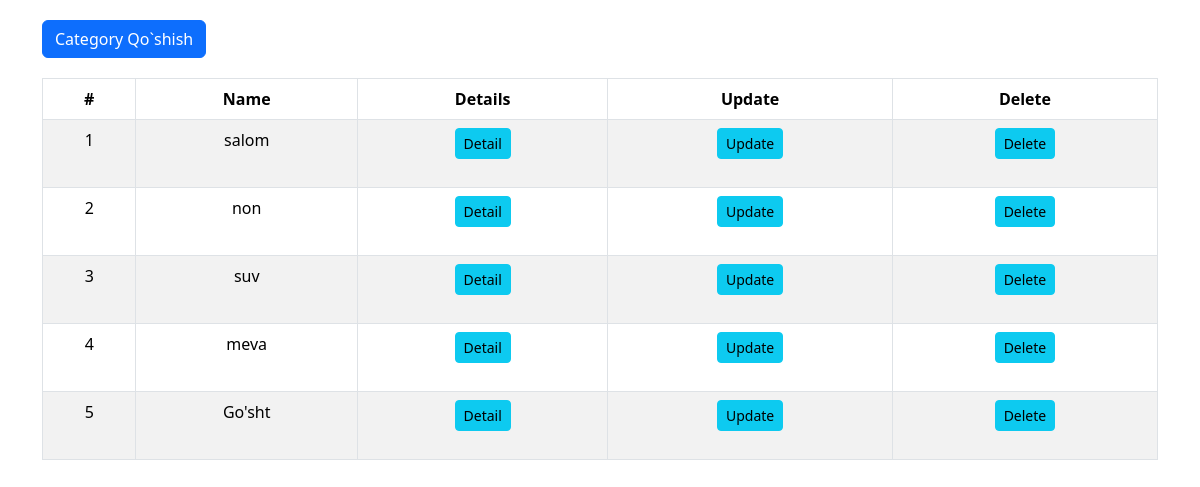
/main/back-office/category/list/, run on an earlier commit of the app's database.
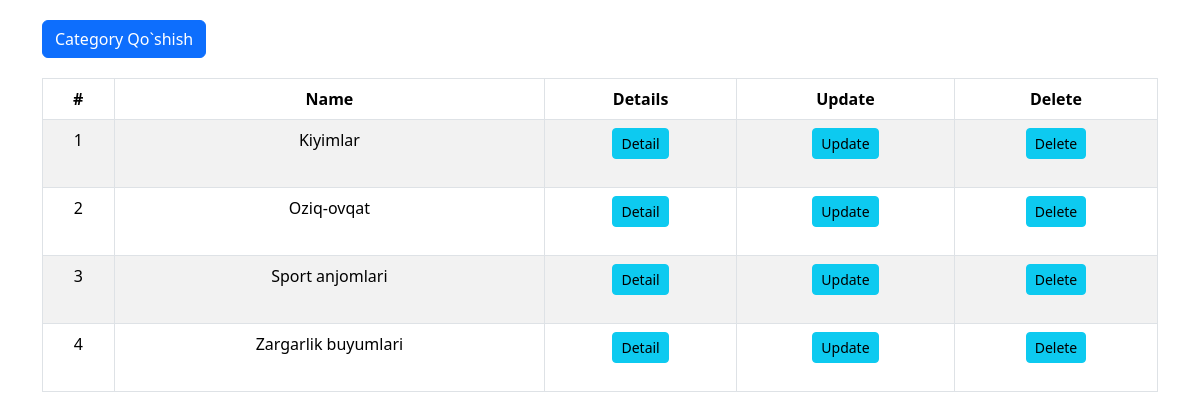
And on a later commit of the database.
### Goods/models.py (models this page shows, shortened)
class Category(models.Model):
    name = models.CharField(max_length=255)
    title = models.TextField()
    img = models.ImageField(upload_to='category_img')

### Goods/back-office/category/views.py (the view)
# urls.py: path('list/', views.listCategory, name='listCategory'),
def listCategory(request):
    queryset = models.Category.objects.all()
    context = {}
    context['queryset'] = queryset
    return render(request, 'back-office/category/list.html', context)

### templates/back-office/category/list.html (shortened to what this page needs)
<!DOCTYPE html>
<html lang="en">
<head>
    <link href="https://cdn.jsdelivr.net/npm/bootstrap@5.3.3/dist/css/bootstrap.min.css" rel="stylesheet">
</head>
<body>
    <div class="container">
        <button type="button" class="btn btn-primary" data-bs-toggle="modal" data-bs-target="#exampleModal">
            Category Qo`shish
        </button>
        <table class="table table-bordered table-striped">
            <thead>
                <tr>
                    <th>#</th>
                    <th>Name</th>
                    <th>Details</th>
                    <th>Update</th>
                    <th>Delete</th>
                </tr>
            </thead>
            <tbody>
                {% for category in queryset %}
                <tr>
                    <td>{{ forloop.counter }}</td>
                    <td>{{ category.name }}</td>
                    <td><a href="{% url 'detailCategory' category.id %}" class="btn btn-info btn-sm">Detail</a></td>
                    <td><a href="{% url 'updateCategory' category.id %}" class="btn btn-info btn-sm">Update</a></td>
                    <td><a href="{% url 'deleteCategory' category.id %}" class="btn btn-info btn-sm">Delete</a></td>
                </tr>
                {% endfor %}
            </tbody>
        </table>
    </div>
</body>
</html>

What changed in the data, as far as the page shows it:
removed Category: name "salom"
removed Category: name "non"
removed Category: name "suv"
removed Category: name "meva"
removed Category: name "Go'sht"
added Category: name "Kiyimlar"
added Category: name "Oziq-ovqat"
added Category: name "Sport anjomlari"
added Category: name "Zargarlik buyumlari"
